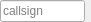
<?xml version="1.0" encoding="UTF-8"?>
<ui version="4.0">
 <class>CCallsignCompleter</class>
 <widget class="QFrame" name="CCallsignCompleter">
  <property name="geometry">
   <rect>
    <x>0</x>
    <y>0</y>
    <width>91</width>
    <height>22</height>
   </rect>
  </property>
  <property name="windowTitle">
   <string>Frame</string>
  </property>
  <layout class="QHBoxLayout" name="hl_CallsignCompleter">
   <property name="leftMargin">
    <number>0</number>
   </property>
   <property name="topMargin">
    <number>0</number>
   </property>
   <property name="rightMargin">
    <number>0</number>
   </property>
   <property name="bottomMargin">
    <number>0</number>
   </property>
   <item>
    <widget class="QLineEdit" name="le_Callsign">
     <property name="placeholderText">
      <string>callsign</string>
     </property>
     <property name="clearButtonEnabled">
      <bool>true</bool>
     </property>
    </widget>
   </item>
   <item>
    <widget class="BlackGui::CLedWidget" name="led_Status" native="true"/>
   </item>
  </layout>
 </widget>
 <customwidgets>
  <customwidget>
   <class>BlackGui::CLedWidget</class>
   <extends>QWidget</extends>
   <header>blackgui/led.h</header>
   <container>1</container>
  </customwidget>
 </customwidgets>
 <resources/>
 <connections/>
</ui>
